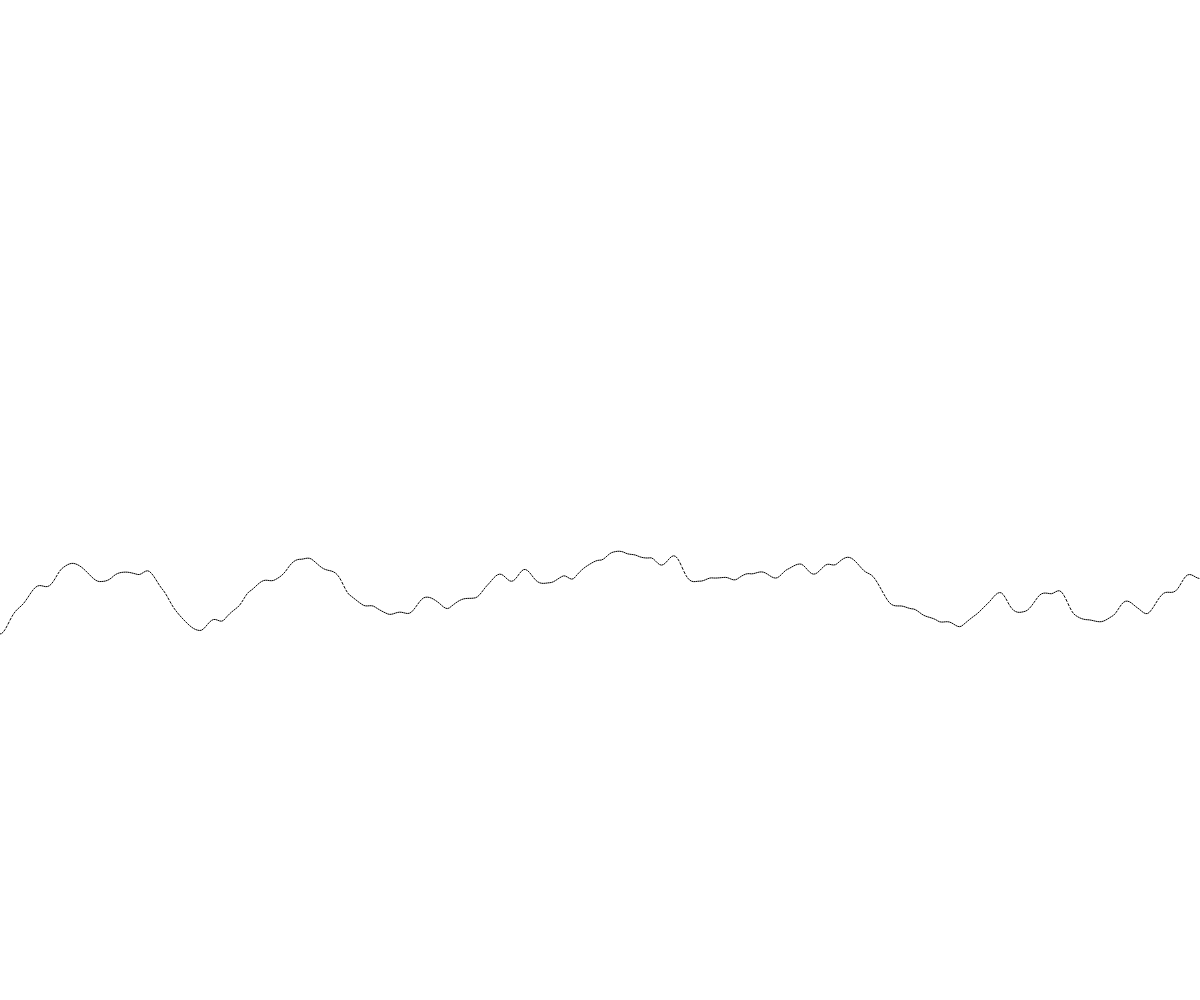
Frame 1 (no input)
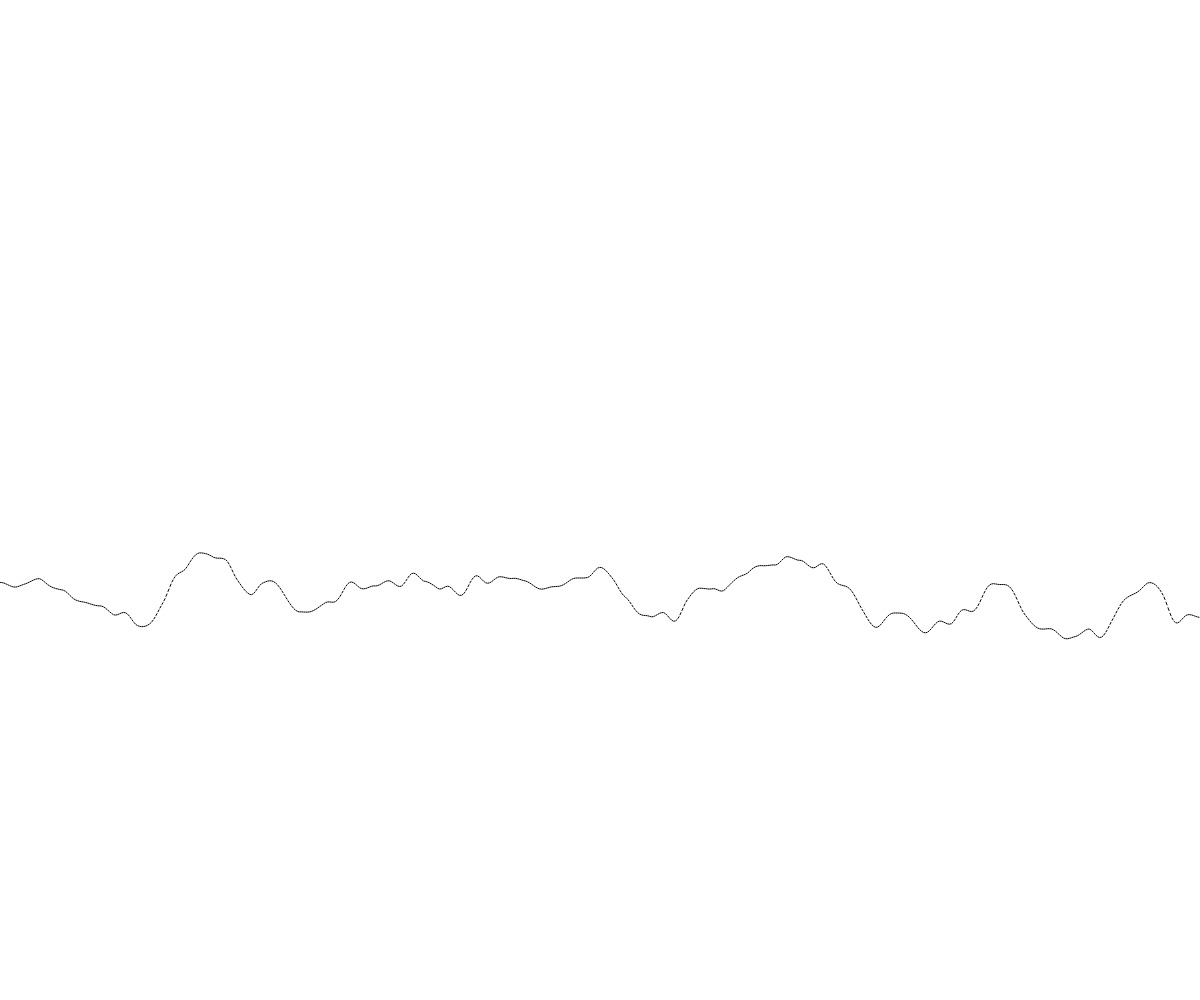
Frame 60 (no input)
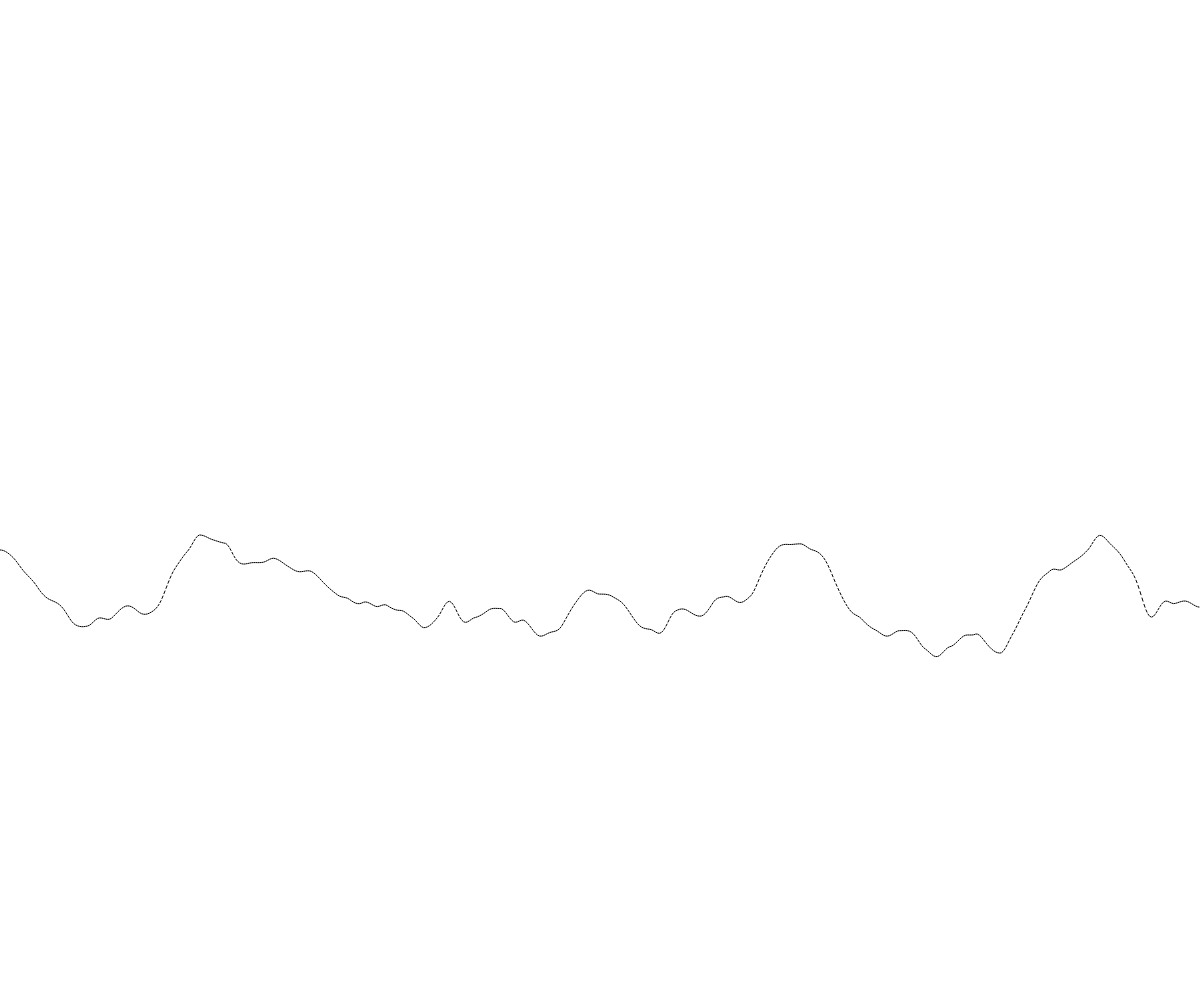
Frame 120 (the mouse pressed at the canvas centre since frame 60)

The p5.js sketch that drew these frames (run headless with seeded random() and noise() and a simulated clock; from frame 60 on, the mouse is pressed at the canvas centre):

// p5.js sketch
// ── sketch.js
/**
 * Simple 1D noise
 * by Kevin Siwoff, Fall 2015
 * 
*/
var t = 0.0;

function setup(){
  createCanvas(windowWidth,windowHeight);
  //frameRate(1);
}
function draw(){
  background(255);
  
  //the default value is 4
  //play around with other values to get smoother or more spikey lines
//  noiseDetail(16);
  
  var x = 0.0;
  beginShape(LINES);
  
    while(x < width){//loop until we get to the edge of our window
      
      //place a vertex at x,y where y is equal to the center of our window + 
      // a noisey offset between 0 & 200
      vertex(x, height/2 + (200 * noise(t))); 
      
      x++;  //increment x by 1
      t+=0.01; //increment our noise coordinate by 0.01
    }
  endShape();
  
}
